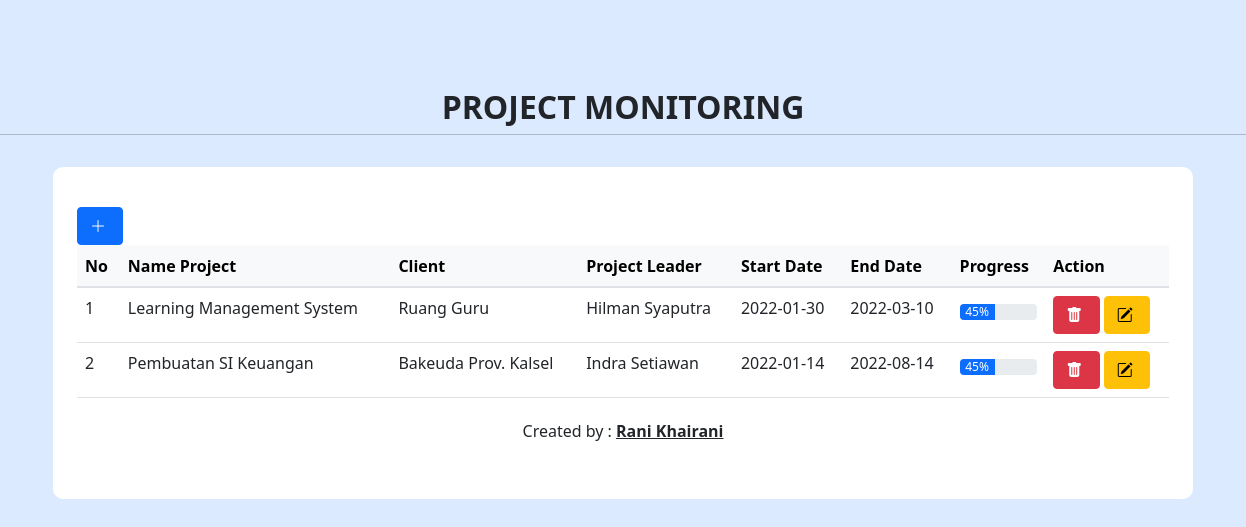
The page / on the database its author committed.
### tables this page shows
CREATE TABLE `anggota` (
  `id_project` int(11) NOT NULL,
  `nameproject` varchar(50) DEFAULT NULL,
  `client` varchar(50) DEFAULT NULL,
  `projectleader` varchar(30) DEFAULT NULL,
  `startdate` date NOT NULL,
  `enddate` date DEFAULT NULL,
  `progress` varchar(50) NOT NULL
);

### index.php (the view, shortened to what this page needs)
<!DOCTYPE html>
<html>
<head>
    <link rel="stylesheet" href="bootstrap/css/bootstrap.min.css">
    <link rel="stylesheet" href="https://cdn.jsdelivr.net/npm/bootstrap-icons@1.9.0/font/bootstrap-icons.css">
    <link href="https://cdn.jsdelivr.net/npm/bootstrap@5.2.0-beta1/dist/css/bootstrap.min.css" rel="stylesheet">
    <link rel="stylesheet" href="https://cdn.jsdelivr.net/npm/bootstrap-icons@1.9.0/font/bootstrap-icons.css">
    <link rel="stylesheet" href="https://cdnjs.cloudflare.com/ajax/libs/twitter-bootstrap/5.1.3/css/bootstrap.min.css">
    <link rel="stylesheet" href="https://cdn.datatables.net/1.12.1/css/dataTables.bootstrap5.min.css">
</head>
<body>
    <br>
<div class="row my-3">
     <div class="col-md">
        <br><br>
        <h2 class="text-uppercase text-center fw-bold">Project Monitoring</h2>
      </div>
      <hr>
    </div>
    <div class="container">
    <a href="create.php" class="btn btn-primary" role="button"><i class="bi bi-plus-lg"></i>&nbsp;</a>
<tbody>
            <table class="table">
            <thead class="table-light">
        <br>
        <tr>
            <th>No</th>
            <th>Name Project</th>
            <th>Client</th>
            <th>Project Leader</th>
            <th>Start Date</th>
            <th>End Date</th>
            <th>Progress</th>
            <th colspan='2'>Action</th>
        </tr>
        </thead>
        <?php
        include "koneksi.php";
        $sql="select * from anggota order by id_project desc";
        $hasil=mysqli_query($kon,$sql);
        $no=0;
        while ($data = mysqli_fetch_array($hasil)) {
            $no++;
            ?>
            <tr>
                <td><?php echo $no;?></td>
                <td><?php echo $data["nameproject"]; ?></td>
                <td><?php echo $data["client"];   ?></td>
                <td><?php echo $data["projectleader"];   ?></td>
                <td><?php echo $data["startdate"];   ?></td>
                <td><?php echo $data["enddate"];   ?></td>
                <td><div class="progress my-2">
                <div class="progress-bar" role="progressbar" style="width: 45%;" aria-valuenow="45" aria-valuemin="0" aria-valuemax="100">45%</div>
                </div></td>
                <td>
                <a href="<?php echo htmlspecialchars($_SERVER["PHP_SELF"]);?>?id_project=<?php echo $data['id_project']; ?>" class="btn btn-danger" role="button"><i class="bi bi-trash-fill"></i>&nbsp;</a>
                    <a href="update.php?id_project=<?php echo htmlspecialchars($data['id_project']); ?>" class="btn btn-warning" role="button"><i class="bi bi-pencil-square"></i>&nbsp;</a>
                </td>
            </tr>
            <?php
        }
        ?></thead>
            </tbody>
<footer class="text-center" style="padding-top: 5px;">
    <p>Created by : <u class="fw-bold">Rani Khairani</u></p>
    </footer>
</div>
</body>
</html>

### index.php (style rules this page uses)
body { background-color: #dbeafe; }
.container { background-color: #fff; padding-top: 40px; padding-bottom: 40px; border-radius: 10px; }

### rows shown on the page
anggota: nameproject "Learning Management System", client "Ruang Guru", projectleader "Hilman Syaputra", startdate "2022-01-30", enddate "2022-03-10"
anggota: nameproject "Pembuatan SI Keuangan", client "Bakeuda Prov. Kalsel", projectleader "Indra Setiawan", startdate "2022-01-14", enddate "2022-08-14"
